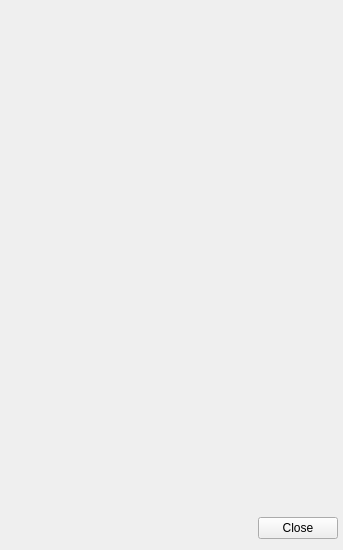
<?xml version="1.0" encoding="UTF-8"?>
<ui version="4.0">
 <class>compEditor</class>
 <widget class="QWidget" name="compEditor">
  <property name="geometry">
   <rect>
    <x>0</x>
    <y>0</y>
    <width>343</width>
    <height>338</height>
   </rect>
  </property>
  <property name="sizePolicy">
   <sizepolicy hsizetype="Expanding" vsizetype="Expanding">
    <horstretch>0</horstretch>
    <verstretch>0</verstretch>
   </sizepolicy>
  </property>
  <property name="mouseTracking">
   <bool>true</bool>
  </property>
  <property name="acceptDrops">
   <bool>true</bool>
  </property>
  <property name="windowTitle">
   <string>NMEditModelComponentDialog</string>
  </property>
  <layout class="QVBoxLayout" name="verticalLayout">
   <property name="sizeConstraint">
    <enum>QLayout::SetMinimumSize</enum>
   </property>
   <item>
    <widget class="QtGroupBoxPropertyBrowser" name="propBrowser" native="true">
     <property name="sizePolicy">
      <sizepolicy hsizetype="Expanding" vsizetype="Expanding">
       <horstretch>0</horstretch>
       <verstretch>0</verstretch>
      </sizepolicy>
     </property>
     <property name="minimumSize">
      <size>
       <width>300</width>
       <height>500</height>
      </size>
     </property>
    </widget>
   </item>
   <item>
    <layout class="QFormLayout" name="formLayout_2">
     <property name="fieldGrowthPolicy">
      <enum>QFormLayout::ExpandingFieldsGrow</enum>
     </property>
     <property name="formAlignment">
      <set>Qt::AlignBottom|Qt::AlignRight|Qt::AlignTrailing</set>
     </property>
     <item row="0" column="1">
      <widget class="QPushButton" name="btnCancel">
       <property name="text">
        <string>Close</string>
       </property>
      </widget>
     </item>
    </layout>
   </item>
  </layout>
 </widget>
 <layoutdefault spacing="6" margin="11"/>
 <customwidgets>
  <customwidget>
   <class>QtGroupBoxPropertyBrowser</class>
   <extends>QWidget</extends>
   <header>qtgroupboxpropertybrowser.h</header>
   <container>1</container>
  </customwidget>
 </customwidgets>
 <resources/>
 <connections>
  <connection>
   <sender>btnCancel</sender>
   <signal>clicked()</signal>
   <receiver>compEditor</receiver>
   <slot>close()</slot>
   <hints>
    <hint type="sourcelabel">
     <x>190</x>
     <y>178</y>
    </hint>
    <hint type="destinationlabel">
     <x>128</x>
     <y>120</y>
    </hint>
   </hints>
  </connection>
 </connections>
</ui>
